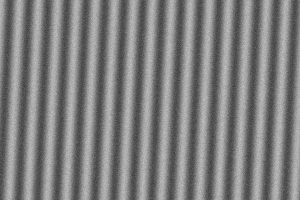
#> input picture images/swatch_1.png, 300 x 200 px; its folder holds 3 pictures in this run
$ python run_pipeline.py   (older library calls are emulated)
#> lines starting #> are read from the running program, lines starting #| are printed output that depends on the picture
### stage_a.py
"""
Stage A: Measure intensity change across columns using Sobel Gx.
OWNER: A
"""

import cv2
import numpy as np


def run_stage_a(images, ksize):
    """
    Compute horizontal gradient (Sobel Gx) for each grayscale swatch.

    Parameters
    ----------
    images : dict[str, np.ndarray]
        Mapping from swatch filename to 2D grayscale image array.
    ksize : int
        Sobel kernel size (must match Stage B).

    Returns
    -------
    handoff_gx : dict[str, float]
        Mean absolute Gx score per swatch (the ONLY value passed to Stage C).
    trial_a_rows : list[dict]
        Comparison rows of mean signed Gx vs mean absolute Gx per swatch.
    abs_gx_maps : dict[str, np.ndarray]
        Absolute Gx gradient magnitude maps (for visualization only).
    """
    handoff_gx = {}
    trial_a_rows = []
    abs_gx_maps = {}

    for filename, gray in images.items():
        # Use CV_64F so negative gradients (bright-to-dark) are preserved, not clipped to 0
        gx = cv2.Sobel(gray, cv2.CV_64F, 1, 0, ksize=ksize)

        # Signed mean: positive and negative edges can cancel each other out
        mean_signed_gx = float(np.mean(gx))

        # Absolute mean: measures total edge strength across columns regardless of sign
        abs_gx = np.abs(gx)
        mean_abs_gx = float(np.mean(abs_gx))

        # Store only the full-image mean absolute Gx for Stage C
        handoff_gx[filename] = mean_abs_gx

        # Record comparison evidence for Stage A's role check
        trial_a_rows.append(
            {
                "swatch": filename,
                "mean_signed_Gx": mean_signed_gx,
                "mean_abs_Gx": mean_abs_gx,
            }
        )
        abs_gx_maps[filename] = abs_gx

    return handoff_gx, trial_a_rows, abs_gx_maps

### stage_b.py
"""
Stage B: Measure intensity change across rows using Sobel Gy.
OWNER: B
"""

import cv2
import numpy as np


def run_stage_b(images, ksize, border):
    """
    Compute vertical gradient (Sobel Gy) for each grayscale swatch.

    Parameters
    ----------
    images : dict[str, np.ndarray]
        Mapping from swatch filename to 2D grayscale image array.
    ksize : int
        Sobel kernel size (must match Stage A).
    border : int
        Number of border pixels to crop on each side for the border comparison.

    Returns
    -------
    handoff_gy : dict[str, float]
        Mean absolute Gy score for the FULL image (the ONLY value passed to Stage C).
    trial_b_rows : list[dict]
        Comparison rows of full-image vs border-cropped mean absolute Gy.
    abs_gy_maps : dict[str, np.ndarray]
        Absolute Gy gradient magnitude maps (for visualization only).
    """
    handoff_gy = {}
    trial_b_rows = []
    abs_gy_maps = {}

    for filename, gray in images.items():
        # Use CV_64F so negative gradients are preserved, not clipped to 0
        gy = cv2.Sobel(gray, cv2.CV_64F, 0, 1, ksize=ksize)
        abs_gy = np.abs(gy)

        # Full-image mean absolute Gy (handed off to Stage C)
        mean_abs_gy_full = float(np.mean(abs_gy))

        # Cropped mean absolute Gy (excluding border pixels on all four sides)
        gy_cropped = abs_gy[border:-border, border:-border]
        mean_abs_gy_no_border = float(np.mean(gy_cropped))

        # Store only the full-image score for Stage C
        handoff_gy[filename] = mean_abs_gy_full

        # Record comparison evidence for Stage B's role check
        trial_b_rows.append(
            {
                "swatch": filename,
                "mean_abs_Gy_full": mean_abs_gy_full,
                "mean_abs_Gy_no_border": mean_abs_gy_no_border,
                "difference_full_minus_cropped": mean_abs_gy_full - mean_abs_gy_no_border,
            }
        )
        abs_gy_maps[filename] = abs_gy

    return handoff_gy, trial_b_rows, abs_gy_maps

### stage_c.py
"""
Stage C: Decide stripe direction from Stage A and Stage B handoff scores.
OWNER: C
"""


def classify_direction(gx_score, gy_score, margin):
    """
    Classify a single swatch as 'vertical', 'horizontal', or 'uncertain'.

    Vertical stripes change intensity across columns -> strong Gx.
    Horizontal stripes change intensity across rows -> strong Gy.
    """
    if gx_score >= margin * gy_score:
        return "vertical"
    if gy_score >= margin * gx_score:
        return "horizontal"
    return "uncertain"


def run_stage_c(handoff_gx, handoff_gy, margins, main_margin=2.5, comparison_margin=1.0):
    """
    Decide stripe direction using ONLY the handoff scores from Stage A and Stage B.

    Parameters
    ----------
    handoff_gx : dict[str, float]
        Mean absolute Gx score per swatch from Stage A.
    handoff_gy : dict[str, float]
        Mean absolute Gy score per swatch from Stage B.
    margins : list[float]
        List of margin thresholds to evaluate (e.g., [1.0, 2.5]).
    main_margin : float
        Primary margin used for the final reported decision (default 2.5).
    comparison_margin : float
        Secondary margin used for comparison (default 1.0).

    Returns
    -------
    results_rows : list[dict]
        Main results table rows (one per swatch).
    trial_c_rows : list[dict]
        Margin comparison rows including uncertain flags.
    uncertain_cases : dict[float, list[str]]
        Swatches marked 'uncertain' for each tested margin.
    """
    results_rows = []
    trial_c_rows = []
    uncertain_cases = {m: [] for m in margins}

    for filename in handoff_gx:
        gx_score = handoff_gx[filename]
        gy_score = handoff_gy[filename]

        decisions_by_margin = {}
        for m in margins:
            decision = classify_direction(gx_score, gy_score, m)
            decisions_by_margin[m] = decision
            if decision == "uncertain":
                uncertain_cases[m].append(filename)

        # Ratio of stronger gradient to weaker gradient (helps explain margin sensitivity)
        weaker = min(gx_score, gy_score)
        stronger = max(gx_score, gy_score)
        ratio = stronger / weaker if weaker > 0 else float("inf")

        main_decision = decisions_by_margin[main_margin]
        comp_decision = decisions_by_margin[comparison_margin]

        results_rows.append(
            {
                "swatch": filename,
                "mean_abs_Gx": gx_score,
                "mean_abs_Gy": gy_score,
                f"decision (margin {main_margin})": main_decision,
                f"decision (margin {comparison_margin})": comp_decision,
            }
        )

        trial_c_rows.append(
            {
                "swatch": filename,
                "mean_abs_Gx": gx_score,
                "mean_abs_Gy": gy_score,
                "dominant_to_weaker_ratio": ratio,
                "decision_margin_1.0": comp_decision,
                "decision_margin_2.5": main_decision,
                "is_uncertain_at_2.5": main_decision == "uncertain",
            }
        )

    return results_rows, trial_c_rows, uncertain_cases

### run_pipeline.py
"""
End-to-end pipeline runner: Stage A -> Stage B -> Stage C.
Loads grayscale swatches, runs all three stages, and saves all required outputs.
"""

import csv
import json
from pathlib import Path

import cv2
import matplotlib.pyplot as plt
import numpy as np

import config
from stage_a import run_stage_a
from stage_b import run_stage_b
from stage_c import run_stage_c


def load_grayscale_swatches(images_dir, filenames):
    """Load all swatch images in grayscale and assert each one loaded."""
    images = {}
    for name in filenames:
        path = Path(images_dir) / name
        img = cv2.imread(str(path), cv2.IMREAD_GRAYSCALE)
        assert img is not None, f"Failed to load grayscale image: {path}"
        images[name] = img
    return images


def write_csv(path, fieldnames, rows):
    """Write a list of dictionaries to a CSV file."""
    with open(path, "w", newline="", encoding="utf-8") as f:
        writer = csv.DictWriter(f, fieldnames=fieldnames)
        writer.writeheader()
        for row in rows:
            formatted = {}
            for k, v in row.items():
                formatted[k] = f"{v:.4f}" if isinstance(v, float) else v
            writer.writerow(formatted)


def write_results_markdown(path, rows):
    """Write the three-row results table in Markdown format."""
    headers = [
        "swatch",
        "mean_abs_Gx",
        "mean_abs_Gy",
        f"decision (margin {config.MAIN_MARGIN})",
        f"decision (margin {config.COMPARISON_MARGIN})",
    ]
    lines = [
        "| " + " | ".join(headers) + " |",
        "| " + " | ".join(["---"] * len(headers)) + " |",
    ]
    for row in rows:
        vals = [
            str(row["swatch"]),
            f"{row['mean_abs_Gx']:.4f}",
            f"{row['mean_abs_Gy']:.4f}",
            str(row[f"decision (margin {config.MAIN_MARGIN})"]),
            str(row[f"decision (margin {config.COMPARISON_MARGIN})"]),
        ]
        lines.append("| " + " | ".join(vals) + " |")

    with open(path, "w", encoding="utf-8") as f:
        f.write("\n".join(lines) + "\n")


def save_labeled_strip(images, results_rows, out_path):
    """
    Save the three swatches side by side at the SAME display scale (vmin=0, vmax=255).
    Do NOT auto-normalize each swatch so the low-contrast one stays visibly low-contrast.
    """
    fig, axes = plt.subplots(1, len(results_rows), figsize=(12, 4.2))
    if len(results_rows) == 1:
        axes = [axes]

    for ax, row in zip(axes, results_rows):
        name = row["swatch"]
        decision = row[f"decision (margin {config.MAIN_MARGIN})"]
        comp_decision = row[f"decision (margin {config.COMPARISON_MARGIN})"]
        ax.imshow(images[name], cmap="gray", vmin=0, vmax=255)
        ax.set_title(
            f"{name}\nDecision: {decision} (m={config.MAIN_MARGIN})\n"
            f"[m={config.COMPARISON_MARGIN}: {comp_decision}]",
            fontsize=10,
        )
        ax.axis("off")

    fig.suptitle(
        "Read Stripe Direction - Labeled Swatch Strip (fixed scale 0..255)",
        fontsize=12,
        fontweight="bold",
    )
    plt.tight_layout()
    fig.savefig(out_path, dpi=150, bbox_inches="tight")
    plt.close(fig)


def save_trial_a_plot(trial_a_rows, out_path):
    """Plot Stage A comparison: mean signed Gx vs mean absolute Gx."""
    names = [r["swatch"] for r in trial_a_rows]
    signed_vals = [r["mean_signed_Gx"] for r in trial_a_rows]
    abs_vals = [r["mean_abs_Gx"] for r in trial_a_rows]

    x = np.arange(len(names))
    width = 0.35

    fig, ax = plt.subplots(figsize=(7.5, 4.5))
    bars1 = ax.bar(x - width / 2, signed_vals, width, label="Mean Signed Gx", color="#4c72b0")
    bars2 = ax.bar(x + width / 2, abs_vals, width, label="Mean Absolute |Gx|", color="#dd8452")

    ax.axhline(0, color="black", linewidth=0.8)
    ax.set_xticks(x)
    ax.set_xticklabels(names)
    ax.set_ylabel("Gradient Response")
    ax.set_title("Stage A (Owner A): Mean Signed Gx vs Mean Absolute |Gx|")
    ax.legend()
    ax.grid(axis="y", linestyle="--", alpha=0.4)

    for bar in list(bars1) + list(bars2):
        h = bar.get_height()
        offset = 3 if h >= 0 else -12
        ax.annotate(
            f"{h:.2f}",
            xy=(bar.get_x() + bar.get_width() / 2, h),
            xytext=(0, offset),
            textcoords="offset points",
            ha="center",
            fontsize=8,
        )

    plt.tight_layout()
    fig.savefig(out_path, dpi=150, bbox_inches="tight")
    plt.close(fig)


def save_trial_b_plot(trial_b_rows, out_path):
    """Plot Stage B comparison: mean absolute Gy with vs without 5-px border."""
    names = [r["swatch"] for r in trial_b_rows]
    full_vals = [r["mean_abs_Gy_full"] for r in trial_b_rows]
    cropped_vals = [r["mean_abs_Gy_no_border"] for r in trial_b_rows]

    x = np.arange(len(names))
    width = 0.35

    fig, ax = plt.subplots(figsize=(7.5, 4.5))
    bars1 = ax.bar(x - width / 2, full_vals, width, label="Full Image |Gy|", color="#55a868")
    bars2 = ax.bar(
        x + width / 2,
        cropped_vals,
        width,
        label=f"Without {config.BORDER}-px Border |Gy|",
        color="#c44e52",
    )

    ax.set_xticks(x)
    ax.set_xticklabels(names)
    ax.set_ylabel("Mean Absolute Gy")
    ax.set_title(f"Stage B (Owner B): Full Image vs Cropped ({config.BORDER}-px Border) |Gy|")
    ax.legend()
    ax.grid(axis="y", linestyle="--", alpha=0.4)

    for bar in list(bars1) + list(bars2):
        h = bar.get_height()
        ax.annotate(
            f"{h:.2f}",
            xy=(bar.get_x() + bar.get_width() / 2, h),
            xytext=(0, 3),
            textcoords="offset points",
            ha="center",
            fontsize=8,
        )

    plt.tight_layout()
    fig.savefig(out_path, dpi=150, bbox_inches="tight")
    plt.close(fig)


def save_trial_c_plot(trial_c_rows, out_path):
    """Plot Stage C comparison: dominant-to-weaker gradient ratio vs margins 1.0 and 2.5."""
    names = [r["swatch"] for r in trial_c_rows]
    ratios = [r["dominant_to_weaker_ratio"] for r in trial_c_rows]
    colors = ["#8172b3" if r["is_uncertain_at_2.5"] else "#4c72b0" for r in trial_c_rows]

    x = np.arange(len(names))
    fig, ax = plt.subplots(figsize=(8.0, 4.5))
    bars = ax.bar(x, ratios, width=0.45, color=colors)

    ax.axhline(
        config.COMPARISON_MARGIN,
        color="#55a868",
        linestyle="--",
        linewidth=1.3,
        label=f"Margin = {config.COMPARISON_MARGIN}",
    )
    ax.axhline(
        config.MAIN_MARGIN,
        color="#c44e52",
        linestyle="-.",
        linewidth=1.5,
        label=f"Margin = {config.MAIN_MARGIN} (main)",
    )

    ax.set_xticks(x)
    ax.set_xticklabels(names)
    ax.set_ylabel("Stronger / Weaker Gradient Ratio")
    ax.set_title("Stage C (Owner C): Margin 1.0 vs 2.5 Decisions")
    ax.legend()
    ax.grid(axis="y", linestyle="--", alpha=0.4)

    max_ratio = max(ratios) if ratios else 3.0
    ax.set_ylim(0, max(max_ratio * 1.25, config.MAIN_MARGIN * 1.25))

    for bar, row in zip(bars, trial_c_rows):
        h = bar.get_height()
        label = (
            f"ratio={h:.2f}\n"
            f"m1.0: {row['decision_margin_1.0']}\n"
            f"m2.5: {row['decision_margin_2.5']}"
        )
        ax.annotate(
            label,
            xy=(bar.get_x() + bar.get_width() / 2, h),
            xytext=(0, 4),
            textcoords="offset points",
            ha="center",
            fontsize=8,
        )

    plt.tight_layout()
    fig.savefig(out_path, dpi=150, bbox_inches="tight")
    plt.close(fig)


def save_gradient_maps(abs_gx_maps, abs_gy_maps, out_path):
    """Save |Gx| and |Gy| maps for all swatches using one shared display scale."""
    names = list(abs_gx_maps.keys())
    global_max = max(
        max(float(np.max(abs_gx_maps[n])), float(np.max(abs_gy_maps[n])))
        for n in names
    )

    fig, axes = plt.subplots(2, len(names), figsize=(12, 7))
    for col, name in enumerate(names):
        im_x = axes[0, col].imshow(abs_gx_maps[name], cmap="magma", vmin=0, vmax=global_max)
        axes[0, col].set_title(f"{name} |Gx|")
        axes[0, col].axis("off")

        axes[1, col].imshow(abs_gy_maps[name], cmap="magma", vmin=0, vmax=global_max)
        axes[1, col].set_title(f"{name} |Gy|")
        axes[1, col].axis("off")

    fig.colorbar(im_x, ax=axes.ravel().tolist(), shrink=0.8, label="Sobel Magnitude (shared scale)")
    fig.suptitle("Sobel |Gx| and |Gy| Magnitude Maps (Shared Display Scale)", fontsize=12, fontweight="bold")
    fig.savefig(out_path, dpi=150, bbox_inches="tight")
    plt.close(fig)


def main():
    config.OUTPUTS_DIR.mkdir(parents=True, exist_ok=True)

    # 1. Load grayscale swatches
    images = load_grayscale_swatches(config.IMAGES_DIR, config.SWATCH_FILES)
#> in load_grayscale_swatches, img is the input picture: shape (200, 300); min 58, max 200, mean 127.3
#> images = 3 items

    # 2. Stage A (Owner A) -> produces handoff_gx
    handoff_gx, trial_a_rows, abs_gx_maps = run_stage_a(images, ksize=config.KSIZE)
#> the loop in run_stage_a, `for filename, gray in images.items():` made 3 passes
#> (filename, mean_signed_gx, mean_abs_gx) on passes 1 to 3: ('swatch_1.png', 0.957, 83.02), ('swatch_2.png', -0.0198, 17.28), ('swatch_3.png', -0.0778, 38.5)
#> pass 1, in run_stage_a, `gx = cv2.Sobel(gray, cv2.CV_64F, 1, 0, ksize=ksize)`:
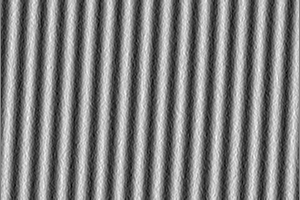
#> gx: shape (200, 300) float64; min -205, max 199, mean 1; drawn with min black and max white
#> pass 1, in run_stage_a, `abs_gx = np.abs(gx)`:
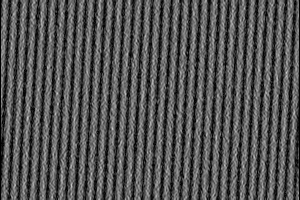
#> abs_gx: shape (200, 300) float64; min 0, max 205, mean 83
#> after the loop in run_stage_a, `for filename, gray in images.items():`:
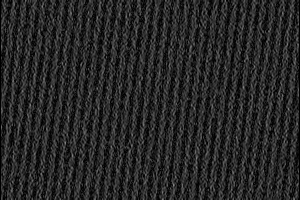
#> abs_gx: shape (200, 300) float64; min 0, max 138, mean 38.5
#> after the loop in run_stage_a, `for filename, gray in images.items():`:
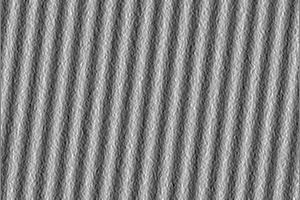
#> gx: shape (200, 300) float64; min -138, max 130, mean -0.1; drawn with min black and max white
#> after the loop in run_stage_a, `for filename, gray in images.items():`: handoff_gx = {'swatch_1.png': 83.02, 'swatch_2.png': 17.28, 'swatch_3.png': 38.5}; trial_a_rows = 3 items
#> trial_a_rows = 3 items; abs_gx_maps = 3 items

    # 3. Stage B (Owner B) -> produces handoff_gy using the SAME KSIZE
    handoff_gy, trial_b_rows, abs_gy_maps = run_stage_b(
        images, ksize=config.KSIZE, border=config.BORDER
    )
#> the loop in run_stage_b, `for filename, gray in images.items():` made 3 passes
#> (filename, mean_abs_gy_full, mean_abs_gy_no_border) on passes 1 to 3: ('swatch_1.png', 16.94, 17.12), ('swatch_2.png', 82.71, 83.51), ('swatch_3.png', 16.78, 16.92)
#> pass 1, in run_stage_b, `abs_gy = np.abs(gy)`:
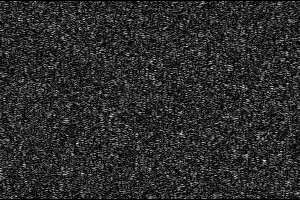
#> abs_gy: shape (200, 300) float64; min 0, max 96, mean 16.9; drawn with min black and max white
#> pass 1, in run_stage_b, `gy_cropped = abs_gy[border:-border, border:-border]`:
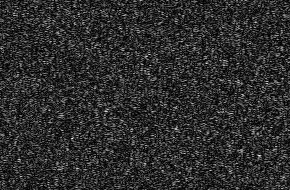
#> gy_cropped: shape (190, 290) float64; min 0, max 96, mean 17.1; drawn with min black and max white
#> after the loop in run_stage_b, `for filename, gray in images.items():`:
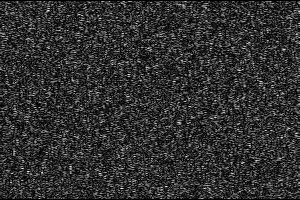
#> abs_gy: shape (200, 300) float64; min 0, max 88, mean 16.8; drawn with min black and max white
#> after the loop in run_stage_b, `for filename, gray in images.items():`: handoff_gy = {'swatch_1.png': 16.94, 'swatch_2.png': 82.71, 'swatch_3.png': 16.78}; trial_b_rows = 3 items
#> (the rest of the program and of its run is left out)
